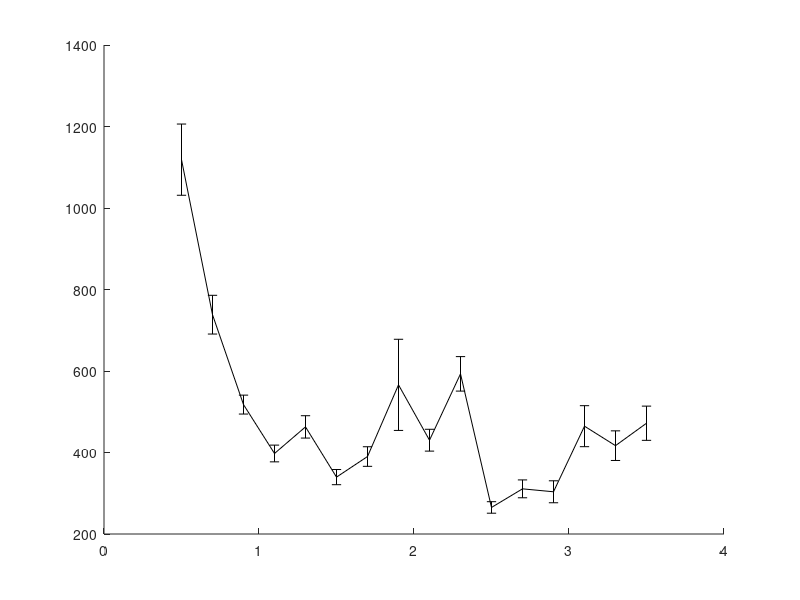

Reproduce this figure in MATLAB. (Note: this script raises an error after producing the figure.)
% In this experiment I compare the performance of the GD (with KDL) and the
% PCS on one scene with obstacles where the start and goal configurations
% are:
% State c_start = {0.5236, 1.7453, -1.8326, -1.4835,	1.5708,	0, 1.004278, 0.2729, 0.9486, -1.15011, 1.81001, -1.97739};
% State c_goal = {0.5236, 0.34907, 0.69813, -1.3963, 1.5708, 0, 0.7096, 1.8032, -1.7061, -1.6286, 1.9143, -2.0155}; // Robot 2 no backflip - Elbow down
% This while benchmarking the maximum step distance.
% With joint limits of the ABB robots.
% RRT planner
% last updated: 08/28/17

clear all
clc

%%
D1 = load('benchmark_RRT_PCS_3poles_rangeB_newNN.txt'); 

%%
D2 = load('benchmark_RRT_GD_3poles_rangeB_newNN.txt'); 
D2 = D2(D2(:,1) > 0.6,:);

%%
% PCS
rd = sort(unique(D1(:,1)));
for i = 1:length(rd)
    M = D1(D1(:,1)==rd(i), 2:end);
    td(i) = mean(M(:,4))*1e3;
    td_ste(i) = 1e3*std(M(:,4))/sqrt(size(M,1));
    nodes_d(i) =  mean(M(:,10));
    trees_d(i) =  mean(M(:,11));
    tlc_d(i) = mean(M(:,12))*1e3;
end

%%
% GD
rg = sort(unique(D2(:,1)));
for i = 1:length(rg)
    M = D2(D2(:,1)==rg(i), 2:end);
%     disp([i-1 rg(i)  size(M,1)])
    tg(i) = mean(M(:,4))*1e3;
    tg_ste(i) = 1e3*std(M(:,4))/sqrt(size(M,1));
    nodes_g(i) =  mean(M(:,10));
    trees_g(i) =  mean(M(:,11));
    tlc_g(i) = mean(M(:,12))*1e3;
end

%%
disp(' ');
[tdmin, id] = min(td);
[tgmin, ig] = min(tg);

%%
h = figure(1);
clf
errorbar(rd,td,td_ste,'-k','linewidth',2);
hold on
errorbar(rg,tg,tg_ste,'--k','linewidth',2);
hold off
ylabel('mean runtime [msec]');
xlabel('max. local-connection distance');
legend('PCS','GD');
% xlim([0 6]);
% xlim([min(rd) max(rd)]);

%% 
D1 = D1(D1(:,1)==rd(id), 2:end);
verf = D1(:,1)==1;
suc = D1(:,2)==1;

disp('PCS:');
disp(['Results of ' num2str(size(D1,1)) ' queries.']);
disp(['Minimum avg. runtime for PCS is ' num2str(tdmin) 'msec with d = ' num2str(rd(id)) ]);
disp(['Percent of successful queries verified: ' num2str(sum(verf & suc)/sum(suc)*100) '%']);
disp(['Plan distance: ' num2str(D1(1,3)) ]);
disp(['Avg. runtime: ' num2str(mean(D1(:,4))*1e3)  ' +/- ' num2str(std(D1(:,4))/sqrt(size(D1,1))*1e3) ' msec ']);
disp(['Avg. local-connection time: ' num2str(mean(D1(:,12))*1e3)  ' +/- ' num2str(std(D1(:,12))/sqrt(size(D1,1))*1e3) ' msec ']);
disp(['Avg. nodes in path: ' num2str(floor(mean(D1(:,10)))) ]);
disp(['Avg. nodes in trees: ' num2str(floor(mean(D1(:,11)))) ]);
disp(['Avg. number of IK solutions: ' num2str(floor(mean(D1(:,5)))) ]);

%%
D2 = D2(D2(:,1)==rg(ig), 2:end);
verf = D2(:,1)==1;
suc = D2(:,2)==1;

disp('GD:');
disp(['Results of ' num2str(size(D2,1)) ' queries.']);
disp(['Minimum avg. runtime for GD is ' num2str(tgmin) 'msec with d = ' num2str(rg(ig)) ]);
disp(['Percent of successful queries verified: ' num2str(sum(verf & suc)/sum(suc)*100) '%']);
disp(['Plan distance: ' num2str(D2(1,3)) ]);
disp(['Avg. runtime: ' num2str(mean(D2(:,4))*1e3)  ' +/- ' num2str(std(D2(:,4))/sqrt(size(D2,1))*1e3) ' msec ']);
disp(['Avg. local-connection time: ' num2str(mean(D2(:,12))*1e3)  ' +/- ' num2str(std(D2(:,12))/sqrt(size(D2,1))*1e3) ' msec ']);
disp(['Avg. nodes in path: ' num2str(floor(mean(D2(:,10)))) ]);
disp(['Avg. nodes in trees: ' num2str(floor(mean(D2(:,11)))) ]);
disp(['Avg. number of projections: ' num2str(floor(mean(D2(:,5)))) ]);

%%
disp(' ');
disp(['Best speed-up: t_{gd}/t_{pcs} = ' num2str(tgmin/tdmin) ]);

%%
%%
%%

% PCS
td = D1(:,4);
maxT = max(td);
T1 = linspace(0,maxT,100);
T1 = T1(2:end);
for i = 1:length(T1)
    sd = td < T1(i);
    md(i) = mean(td(sd));
    Md(i) = 1-sum(sd)/length(td);
end
%%
% GD
tg = D2(:,4);
maxT = max(tg);
T2 = linspace(0,maxT,1000);
T2 = T2(2:end);
for i = 1:length(T2)
    sg = tg < T2(i);
    mg(i) = mean(tg(sg));
    Mg(i) = 1-sum(sg)/length(tg);
end
%%
h = figure(2);
clf
plot(T1,Md*100,'-k','linewidth',2);
hold on
plot(T2,Mg*100,'--k','linewidth',2);
hold off
xlabel('maximum runtime [sec]');
ylabel('failure rate [%]');
legend('PCS','GD');
xlim([0 max([T1 T2])]);
title('RRT');
